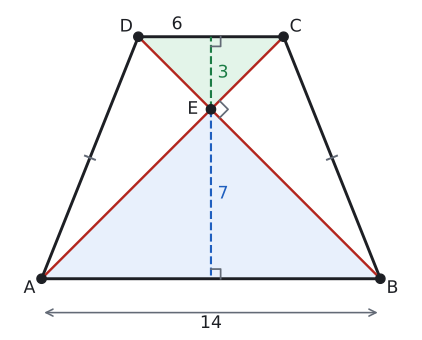

The script that drew this image:
import sys; sys.path.insert(0, "tools")
from cizim import *

P = lambda x, y: np.array([float(x), float(y)])
uz = lambda U, V: round(float(np.linalg.norm(U - V)), 4)
def acisi(K, U, V):
    u, v = U - K, V - K
    return round(float(np.degrees(np.arccos(np.dot(u, v) / np.linalg.norm(u) / np.linalg.norm(v)))), 3)
def kesis(p, u, q, v):
    t = np.linalg.solve(np.array([u, -v]).T, q - p); return p + t[0] * u
def birim(U, V):
    t = (V - U) / np.linalg.norm(V - U); return t, np.array([-t[1], t[0]])
def paralel_isareti(U, V, f=0.5):
    M = U + f * (V - U); t, _ = birim(U, V)
    ax.annotate("", xy=M + 0.3 * S * t, xytext=M - 0.3 * S * t, arrowprops=dict(arrowstyle="-|>", color=SOLUK, lw=1.4, mutation_scale=14))
def cetik(U, V, n=1, renk=SOLUK, f=0.5):
    M = U + f * (V - U); t, m = birim(U, V)
    for i in range(n):
        c = M + (i - (n - 1) / 2) * 0.2 * S * t
        ax.plot(*zip(c - 0.22 * S * m, c + 0.22 * S * m), color=renk, lw=1.5)
def olcu(U, V, metin, d=0.5, renk=YAZI, fs=13):
    """[UV] ortasına, U->V yönünün soluna d*S uzağa yazı (d < 0: sağına)."""
    M = (U + V) / 2; _, m = birim(U, V)
    ax.text(*(M + d * S * m), metin, ha="center", va="center", color=renk, fontsize=fs)
def dik_isareti(K, U, V, r=0.4):
    a_ = (U - K) / np.linalg.norm(U - K) * r * S; b_ = (V - K) / np.linalg.norm(V - K) * r * S
    ax.plot(*zip(K + a_, K + a_ + b_, K + b_), color=SOLUK, lw=1.3)
def harf(Q, metin, dx, dy, renk=YAZI, fs=13):
    ax.text(Q[0] + dx * S, Q[1] + dy * S, metin, ha="center", va="center", color=renk, fontsize=fs)
def cizgi(U, V, renk=YAZI, lw=2.2, ls="-"):
    ax.plot(*zip(U, V), color=renk, lw=lw, ls=ls)
def basla(xmin, xmax, ymin, ymax, en=5.5):
    global fig, ax
    fig, ax = sekil(en, en * (ymax - ymin) / (xmax - xmin))
    ax.set_aspect("equal"); ax.axis("off"); ax.set_xlim(xmin, xmax); ax.set_ylim(ymin, ymax)
def yamuk(A, B, C, D, dolgu=None):
    if dolgu: ax.add_patch(patches.Polygon([A, B, C, D], closed=True, facecolor=dolgu, edgecolor="none"))
    ax.plot(*zip(A, B, C, D, A), color=YAZI)
    for Q in (A, B, C, D): nokta(ax, *Q, "")
def koseler(A, B, C, D):
    harf(A, "A", -0.5, -0.4); harf(B, "B", 0.5, -0.4); harf(C, "C", 0.5, 0.4); harf(D, "D", -0.5, 0.4)

# Örnek 4: köşegenleri dik ikizkenar yamuk: |AB| = 14, |DC| = 6 -> E'den tabanlara uzaklık 7 ve 3, h = 10.
A, B, C, D = P(0, 0), P(14, 0), P(10, 10), P(4, 10)
E = kesis(A, C - A, B, D - B); M, N = P(E[0], 0), P(E[0], 10)
S = 14 / 14
print("E", E, "AEB açısı", acisi(E, A, B), "EM", uz(E, M), "EN", uz(E, N))
basla(-1.4, 15.4, -2.2, 11.2)
ax.add_patch(patches.Polygon([A, B, E], closed=True, facecolor=MAVI_ACIK, edgecolor="none"))
ax.add_patch(patches.Polygon([D, C, E], closed=True, facecolor=YESIL_ACIK, edgecolor="none"))
yamuk(A, B, C, D); koseler(A, B, C, D)
cetik(A, D); cetik(B, C)
cizgi(A, C, KIRMIZI, 1.8); cizgi(B, D, KIRMIZI, 1.8)
dik_isareti(E, B, C, 0.5)
cizgi(E, M, MAVI, 1.6, "--"); cizgi(E, N, YESIL, 1.6, "--")
dik_isareti(M, E, B, 0.4); dik_isareti(N, E, C, 0.4)
nokta(ax, *E, ""); harf(E, "E", -0.75, 0)
harf(M, "7", 0.5, 3.5, MAVI); harf(N, "3", 0.5, -1.5, YESIL)
harf(P(5.6, 10), "6", 0, 0.5)
ax.annotate("", xy=(14, -1.4), xytext=(0, -1.4), arrowprops=dict(arrowstyle="<->", color=SOLUK, lw=1.2))
harf(P(7, -1.4), "14", 0, -0.45)
kaydet(fig, __file__)
